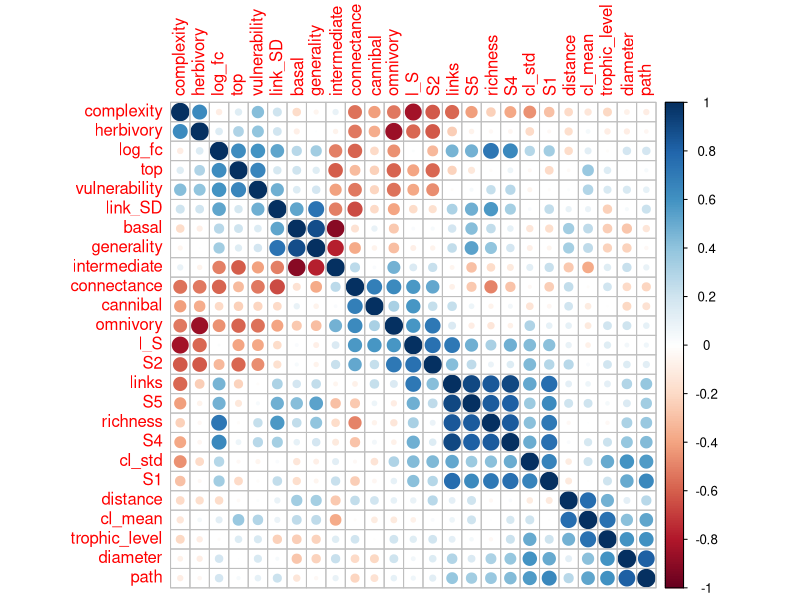
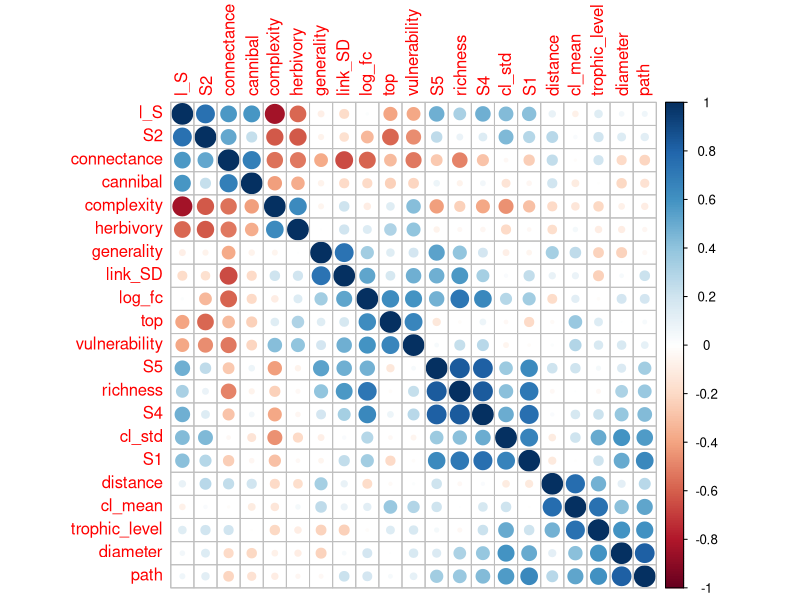
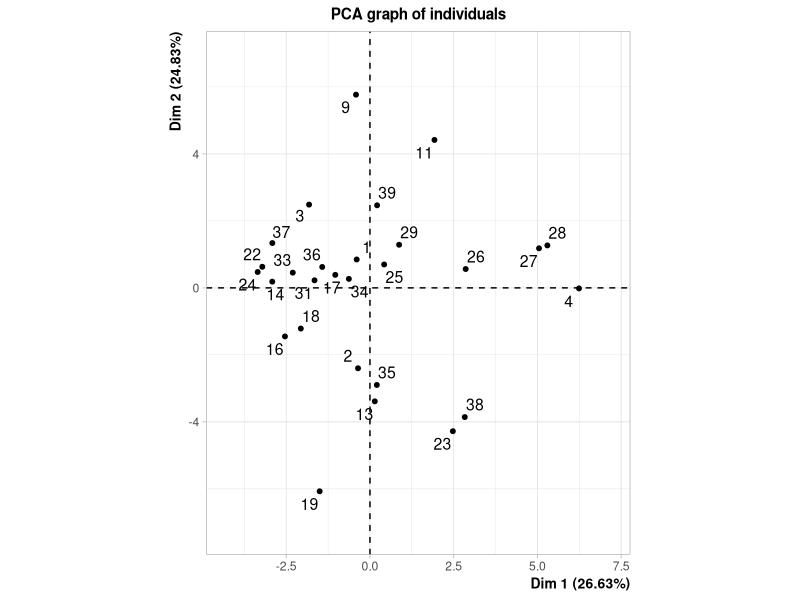
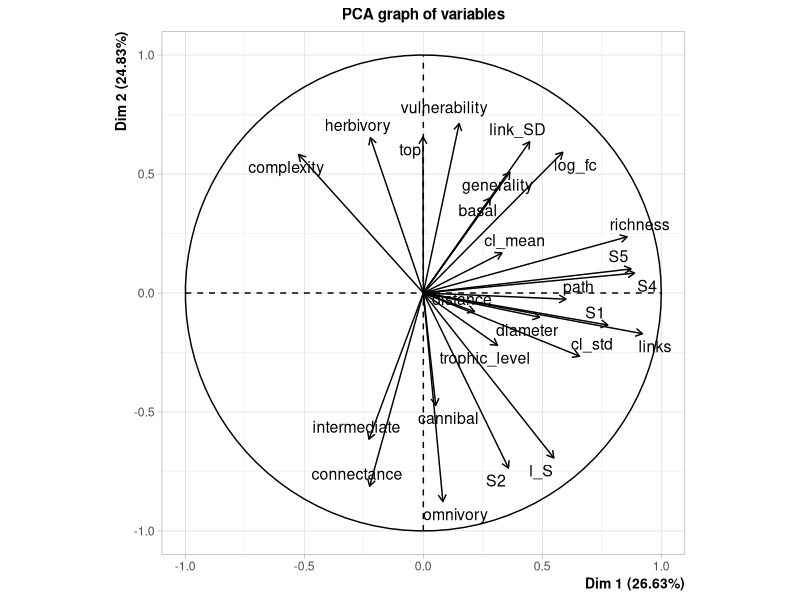
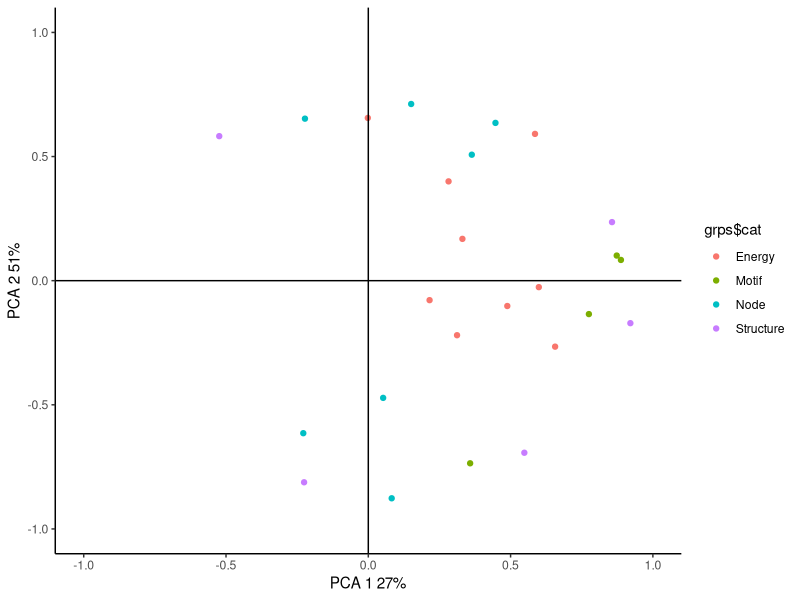

Write R code to recreate these figures, in order.
##Load packages
library(caret)
library(corrplot)
library(FactoMineR)
library(here)
library(tidyverse)

setwd(here::here())

# import network summary data
topology_mangal <- read.csv("data/mangal/mangal_summary.csv") %>%
  na.omit()

# 1: look at correlation first

#scale all features
topology_scaled <- scale(topology_mangal[2:ncol(topology_mangal)],
                         center = TRUE, scale = TRUE)

# correlation matrix
cor_matrix <- cor(topology_scaled)

corrplot(cor_matrix, order = "hclust")

# remove highly correlated vars
# select the cutoff 
corr_cutoff <- 0.85
# subset by cutoff
hc = findCorrelation(cor_matrix, cutoff = corr_cutoff)

# subset 
topology_scaled_subset <- topology_scaled[,-hc]

cor_mat_subset <- cor(topology_scaled_subset)

corrplot(cor_mat_subset, order = "hclust")

# 2: look at correlation first

pca <- PCA(topology_scaled)

# find number of dims describing 90 % of variance
dim_num <- pca$eig %>%
  as.data.frame() %>%
  filter(`cumulative percentage of variance` < 90) %>%
  nrow() %>% as.numeric()

dim_descrip <- dimdesc(pca, axes = 1:5)

dim_descrip$Dim.1 %>%
  as.data.frame() %>%
  filter(abs(quanti.correlation) > 0.8) %>%
  rbind(dim_descrip$Dim.2 %>%
          as.data.frame() %>%
          filter(abs(quanti.correlation) > 0.8))

# assign broader categories

grps <- 
  tibble(var = row.names(pca[["var"]][["coord"]])) %>%
  reframe(cat = case_when(var %in% c("S1", "S2", "S5", "S4") ~ "Motif",
                          var %in% c("richness", "links", "connectance", "complexity", "l_S") ~ "Structure",
                          var %in% c("diameter", "trophic_level", "path", "cl_mean", "cl_std", "log_fc", "top", "basal", "distance") ~ "Energy",
                          var %in% c("generality", "vulnerability", "link_SD", "cannibal", "omnivory", "herbivory", "intermediate", "") ~ "Node"))

variance = pca$eig %>%
  as.data.frame() %>%
  pull(`cumulative percentage of variance`)

# try plot as points

ggplot(data = pca[["var"]][["coord"]]) +
  geom_point(aes(x = Dim.1,
                 y = Dim.2,
                 colour = grps$cat)) +
  theme_classic() +
  geom_hline(yintercept = 0) +
  geom_vline(xintercept = 0) +
  lims(x= c(-1, 1), y = c(-1, 1)) +
  labs(x = paste("PCA 1 ", round(variance[1]), "%",sep = ""),
       y = paste("PCA 2 ", round(variance[2]), "%",sep = ""))
  
